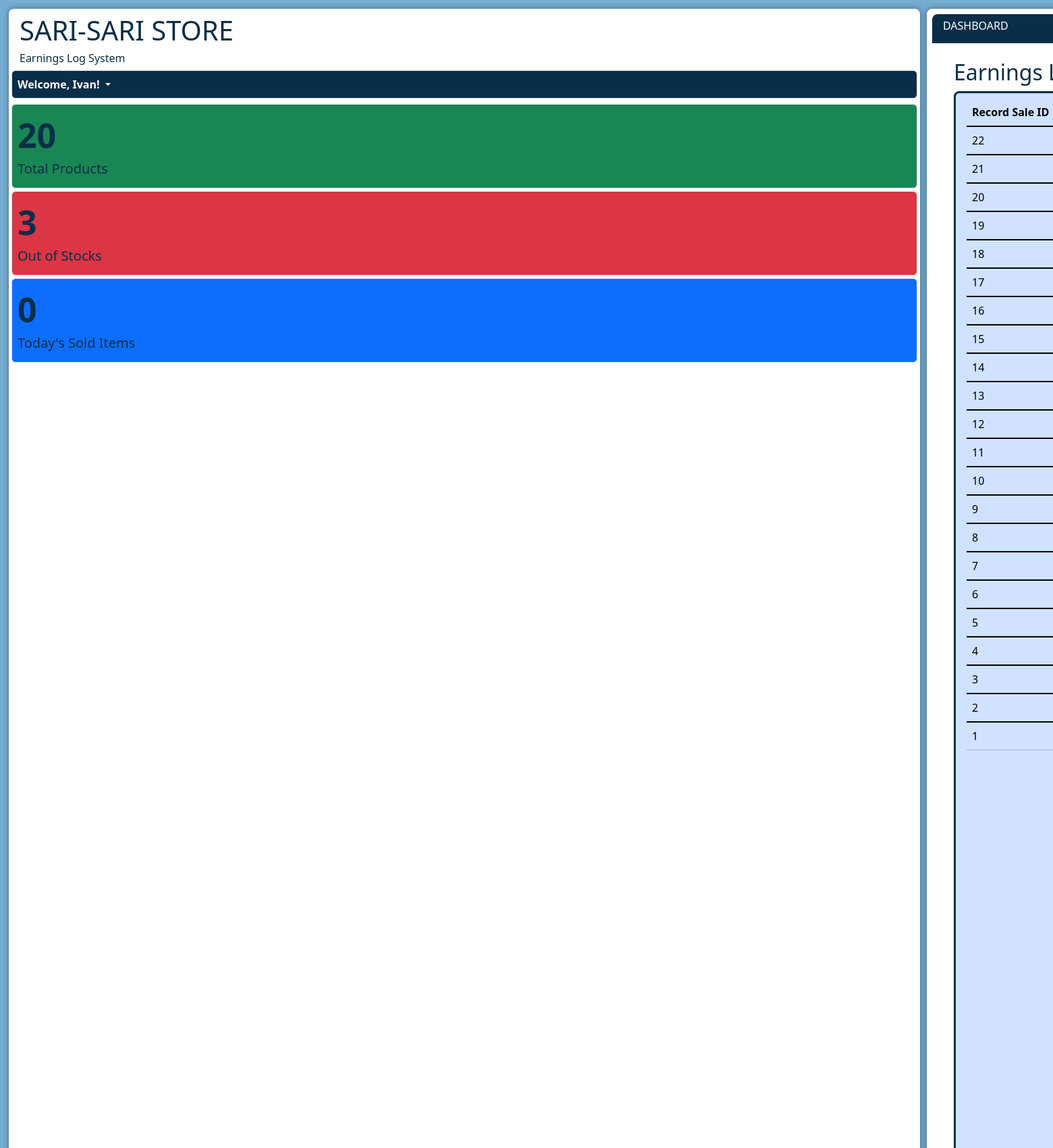
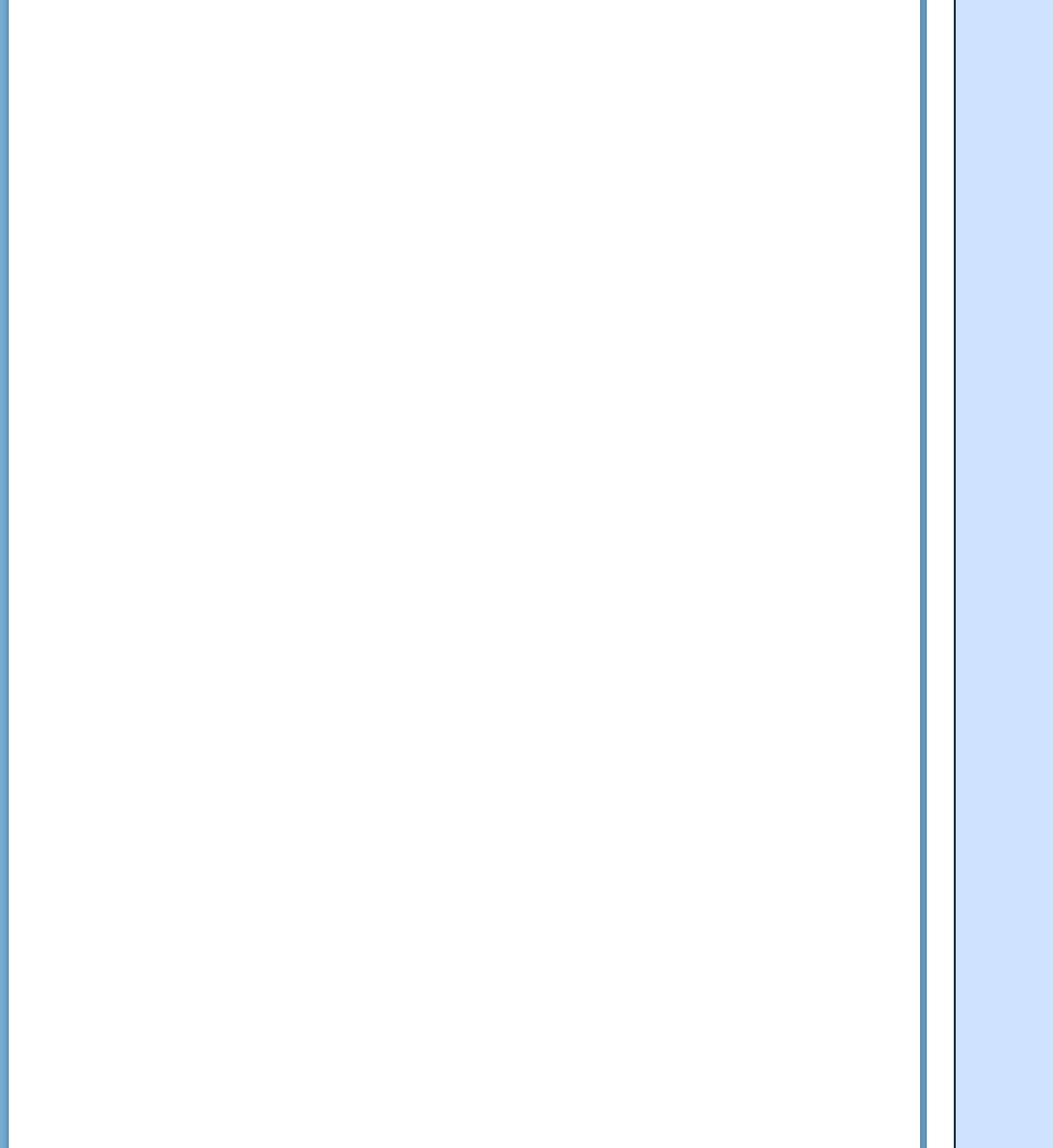
Page / (signed in, upper part) on the committed database (2 pictures, top to bottom).
### tables this page shows
CREATE TABLE IF NOT EXISTS `user_table` (
  `user_id` int NOT NULL AUTO_INCREMENT,
  `username` varchar(255) DEFAULT NULL,
  `password` varchar(255) DEFAULT NULL,
  PRIMARY KEY (`user_id`)
);

CREATE TABLE IF NOT EXISTS `record_sale_table` (
  `record_sale_id` int NOT NULL AUTO_INCREMENT,
  `user_id` int DEFAULT NULL,
  `sale_date` date DEFAULT NULL,
  `total_items` int DEFAULT NULL,
  `total_price` decimal(10,2) DEFAULT NULL,
  `timestamp` timestamp NULL DEFAULT NULL,
  PRIMARY KEY (`record_sale_id`),
  KEY `user_id` (`user_id`)
);

### connection.php (called while the page is built, shortened)
<?php
class DatabaseHandler {
    private $host = 'localhost';
    private $username = 'root';
    private $password = '';
    private $database = 'db_sarisaristore';
    public function __construct() {
        $this->con = new mysqli($this->host, $this->username, $this->password, $this->database);
    }
}
?>

### index.php (the view, shortened to what this page needs)
<?php
$todayDate = date("Y-m-d");
include 'connection.php';
$databaseHandler = new DatabaseHandler();
if (isset($_SESSION["user_id"])) {
    $sql = "SELECT username FROM user_table
            WHERE user_id = {$_SESSION["user_id"]}";
    $result = $databaseHandler->con->query($sql);
    if ($result) {
        $user = $result->fetch_assoc();
    } else {
        echo "Query failed: " . $databaseHandler->con->error;
    }
}
function getRecordCount($table, $condition = "") {
    global $databaseHandler;
    $con = $databaseHandler->con;
    $query = "SELECT COUNT(*) AS total_records FROM $table $condition";
    $result = mysqli_query($con, $query);
    $row = mysqli_fetch_assoc($result);
    return $row['total_records'];
}
$total_outofstock_products = getRecordCount("products_table", "WHERE stock_quantity <= 0");
$total_products = getRecordCount("products_table");
$total_today_transactions = getRecordCount("cart_table", "WHERE DATE(timestamp) = '$todayDate'");
?>
<!DOCTYPE html>
<html lang="en">
<head>
    <link href="https://cdn.jsdelivr.net/npm/bootstrap@5.3.1/dist/css/bootstrap.min.css" rel="stylesheet">
    <link rel="stylesheet" href="./css/index_style.css">
</head>
<body>
<?php if (isset($_SESSION['user_id'])): ?>
<div class="container">
    <div class="row align-items-start">
        <div class="col overflow-y-auto" id="left-container">
            <div class="d-block px-2 pt-2 px-3">
                <h1>SARI-SARI STORE</h1>
                <h6 style="margin-bottom: 0;">Earnings Log System</h6>
            </div>
            <div class="d-block p-2 px-3">
             <div class="row">
                <a id="dropdown" class="nav-link col-12 p-2 mb-2 dropdown-toggle border rounded text-decoration-none" href="#" id="navbarDropdown" role="button" data-bs-toggle="dropdown" aria-expanded="false">
                Welcome, <span><?= htmlspecialchars($user["username"]) ?>! </span>
                </a>
                <a id="overview" href="#product" class="nav-link col-12 p-2 mb-1 border rounded bg-success text-decoration-none">
                    <span><?php echo $total_products; ?></span> <h5>Total Products</h5>
                </a>
                <a id="overview" href="#outStock" class="nav-link col-12 p-2 mb-1 border rounded bg-danger text-decoration-none ">
                    <span><?php echo $total_outofstock_products; ?></span> <h5>Out of Stocks</h5>
                </a>
                <a id="overview" href="#soldItems" class="nav-link col-12 p-2 mb-1 border rounded bg-primary text-decoration-none">
                    <span><?php echo $total_today_transactions; ?></span> <h5>Today's Sold Items</h5>
                </a>
              </div>
            </div>
        </div>
        <div class="col overflow-y-auto p-2" id="right-container">
          <div class="d-block p-2 px-3" id="header">
            <h6> DASHBOARD</h6>
          </div>
          <div class="d-block p-2 px-3 m-3">
              <h2 id="earnings">Earnings Log History</h2>
              <div class="overflow-y-auto p-2 px-3" id="cartList" style="background-color: #cfe2ff; border-radius:8px; height: 77vh;">
                <?php
                $databaseHandler = new DatabaseHandler();
                $sql = "SELECT * FROM record_sale_table ORDER BY record_sale_id DESC";
                $result = $databaseHandler->con->query($sql);
                if ($result->num_rows > 0) {
                    echo "<table class='table table-primary' id='recordSaleTable'>";
                    echo '
                        <thead>
                            <tr>
                                <th scope="col">Record Sale ID</th>
                                <th scope="col">User ID</th>
                                <th scope="col">Sale Date</th>
                                <th scope="col">Total Items</th>
                                <th scope="col">Total Price</th>
                                <th scope="col">Timestamp</th>
                            </tr>
                        </thead>';
                    while ($row = $result->fetch_assoc()) {
                        echo '<tbody class="table-group-divider">';
                        echo "<tr>";
                        echo "<td>" . $row["record_sale_id"] . "</td>";
                        echo '</tbody>';
                    }
                    echo "</table>";
                } else {
                    echo "No records found";
                }
                ?>
              </div>
          </div>
        </div>
    </div>
</div>
<?php else: ?>
    <button id="loginBtn" type="button" class="btn btn-danger" onclick="location.href='login.php'">
        <i class="fa fa-lock"></i> Login
    </button>
<?php endif; ?>
</body>
</html>

### css/index_style.css (style rules this page uses)
body { padding: 13px; background-color: #75acd2; color: #0a2e48; }
html { scroll-behavior: smooth; }
.container { min-width: 75vh; }
.col { height: 96vh; padding: 0; }
#left-container { max-width: 20%; margin-right: 10px; background-color: #fff; border-radius: 8px; box-shadow: 0 0 10px rgba(0, 0, 0, 0.4); }
#right-container { max-width: 80%; background-color: #fff; border-radius: 8px; box-shadow: 0 0 10px rgba(0, 0, 0, 0.4); }
#dropdown { color: #fff; font-weight: bolder; background-color: #0a2e48; }
#overview { font-size: 50px; color: #0a2e48; font-weight: bolder; }
#header { background-color: #0a2e48; border-top-left-radius: 8px; border-top-right-radius: 8px; color: #fff; }
.overflow-y-auto.p-2.px-3 { border: solid; }

### rows in the picture
user_table: username "Ivan"
record_sale_table: record_sale_id "22"
record_sale_table: record_sale_id "21"
record_sale_table: record_sale_id "20"
record_sale_table: record_sale_id "19"
record_sale_table: record_sale_id "18"
record_sale_table: record_sale_id "17"
record_sale_table: record_sale_id "16"
record_sale_table: record_sale_id "15"
record_sale_table: record_sale_id "14"
record_sale_table: record_sale_id "13"
record_sale_table: record_sale_id "12"
record_sale_table: record_sale_id "11"
record_sale_table: record_sale_id "10"
record_sale_table: record_sale_id "9"
record_sale_table: record_sale_id "8"
record_sale_table: record_sale_id "7"
record_sale_table: record_sale_id "6"
record_sale_table: record_sale_id "5"
record_sale_table: record_sale_id "4"
record_sale_table: record_sale_id "3"
record_sale_table: record_sale_id "2"
record_sale_table: record_sale_id "1"

### other values in the picture
$total_products "20"
$total_outofstock_products "3"
$total_today_transactions "0"
